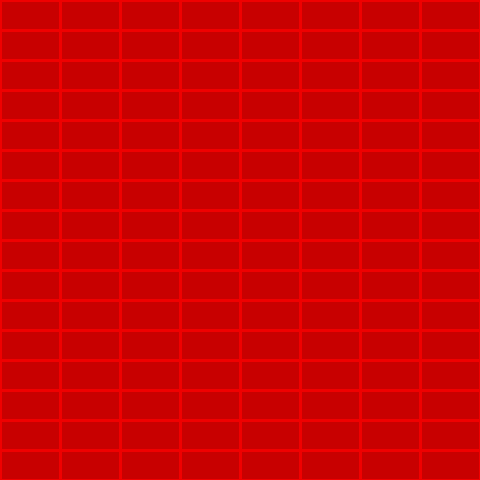
Frame 1 (no input)
Frame 60 (the mouse pressed at the canvas centre just before this capture): identical to frame 1, image omitted
Frame 120 (the mouse held since frame 60 and released just before this capture): identical to frame 1, image omitted

The Processing sketch that drew this single still picture (run headless with seeded random() and noise(); from frame 60 on, the mouse is pressed at the canvas centre):

// Processing sketch: Verdieping_Opdr_9_7
// ── Verdieping_Opdr_9_7.pde


void setup(){
  size(480,480);
}

void draw(){
  background(255,255,255);
  stroke(240,0,0);
  strokeWeight(3);
  fill(200,0,0);
  muur(0,0);
}

void muur(int x, int y){
  for(int i=0; i<8; i++){
    for(int j=0; j<16; j++){
      rect(x,y,60,30);
      y+=30;
    }
    y =0;
    x +=60;
  }
}
